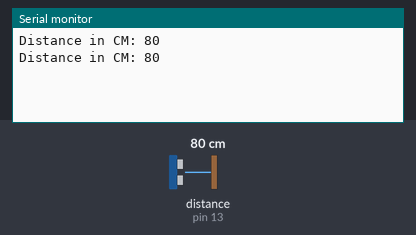
The sketch below on a simulated Arduino Uno, built with avr-gcc and run on an emulated ATmega328P. On the bench: the last lines printed to the serial monitor. The inputs (shaded band) are chosen by the test bench; at power-on: distance to the obstacle (sensor on pin 13) 80 cm. The echo pulse lasts 58.3 µs per cm.

Above: at 1.8 s.
1.9 s: distance to the obstacle (sensor on pin 13) set to 2 cm
At 2.8 s:
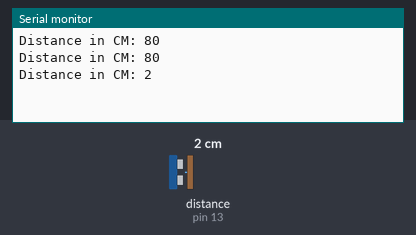
3.4 s: distance to the obstacle (sensor on pin 13) set to 4 cm
At 4.6 s:
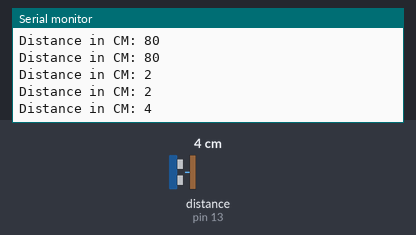
Timing chart, 0 to 6.4 s (numbered marks = the images above; inputs shaded):
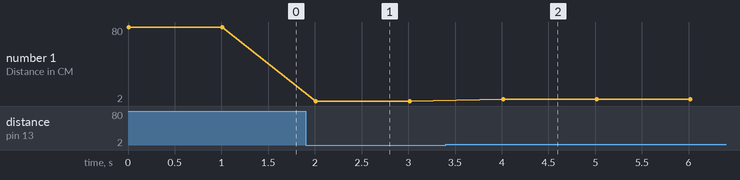

Measured:
- after the input at 1.9 s, the serial monitor: prints a new line after 0.11 s (image 1)
- after the input at 3.4 s, the serial monitor: prints a new line after 0.61 s (image 2)
- plotted number 1: 80 → 2 after the input at 1.9 s, 2 → 4 after the input at 3.4 s

The sketch:

ULTRASONIC_SIMPLE.ino
```cpp
#include <Ultrasonic.h>

/*
 * Pass as a parameter the trigger and echo pin, respectively,
 * or only the signal pin (for sensors 3 pins), like:
 * Ultrasonic ultrasonic(13);
 */
Ultrasonic ultrasonic(12, 13);
int distance;

void setup() {
  Serial.begin(9600);
}

void loop() {
  // Pass INC as a parameter to get the distance in inches
  distance = ultrasonic.read();

  Serial.print("Distance in CM: ");
  Serial.println(distance);
  delay(1000);
}
```
